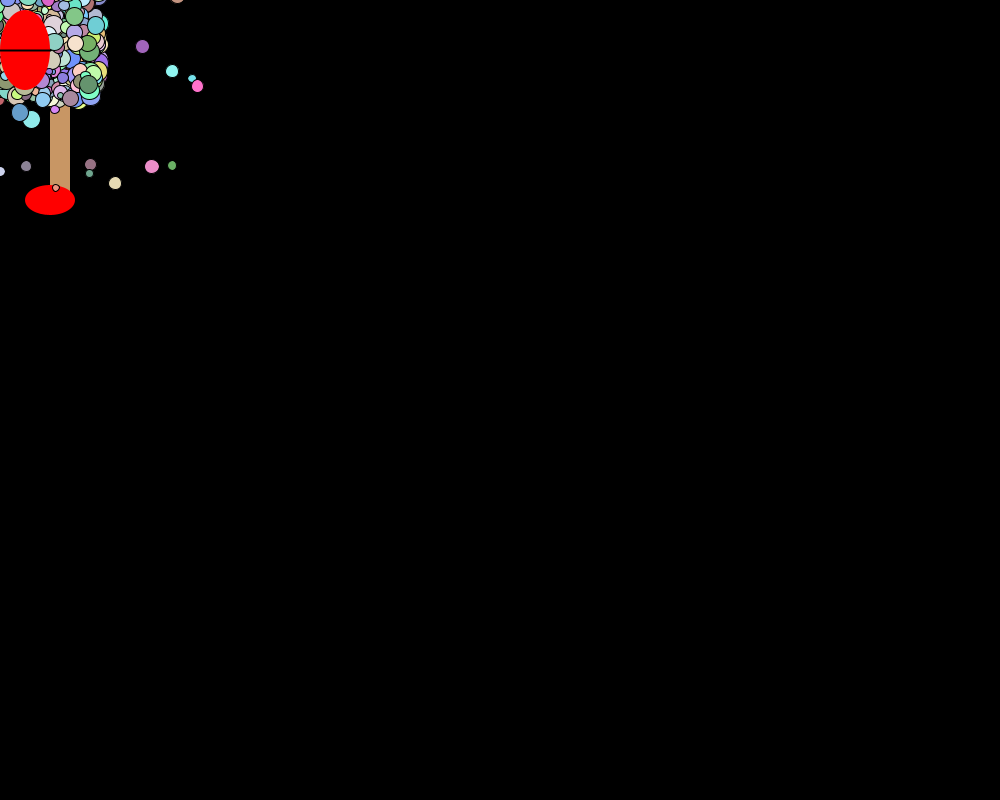
Frame 1 (no input)
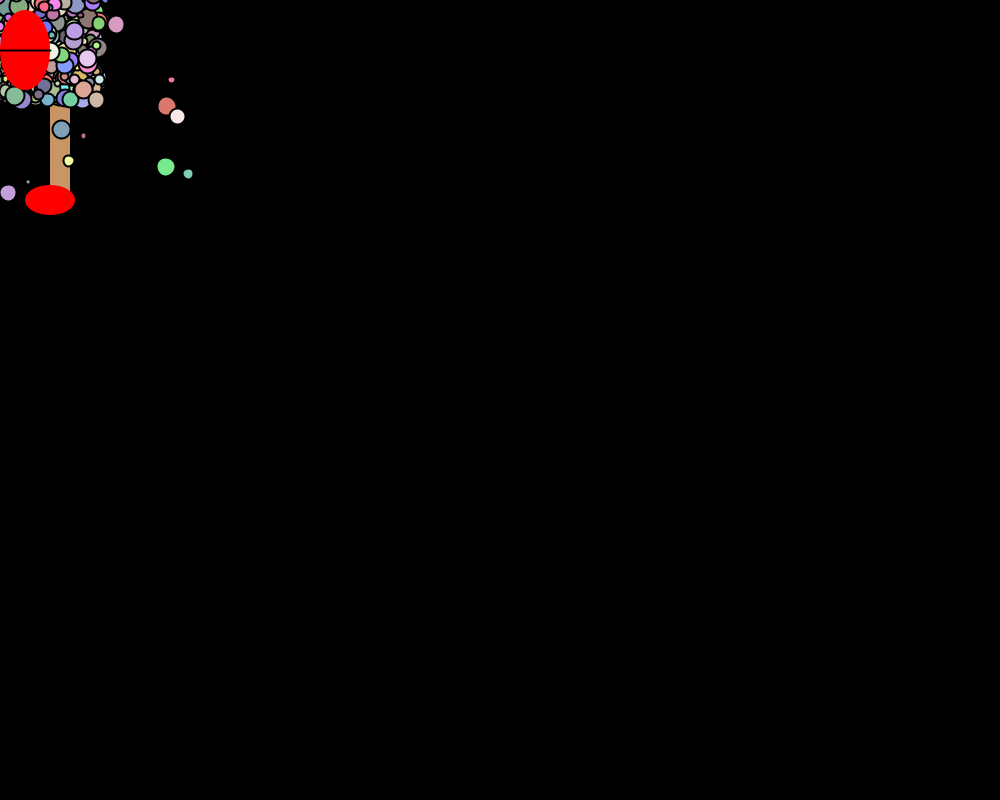
Frame 60 (the mouse pressed at the canvas centre just before this capture)
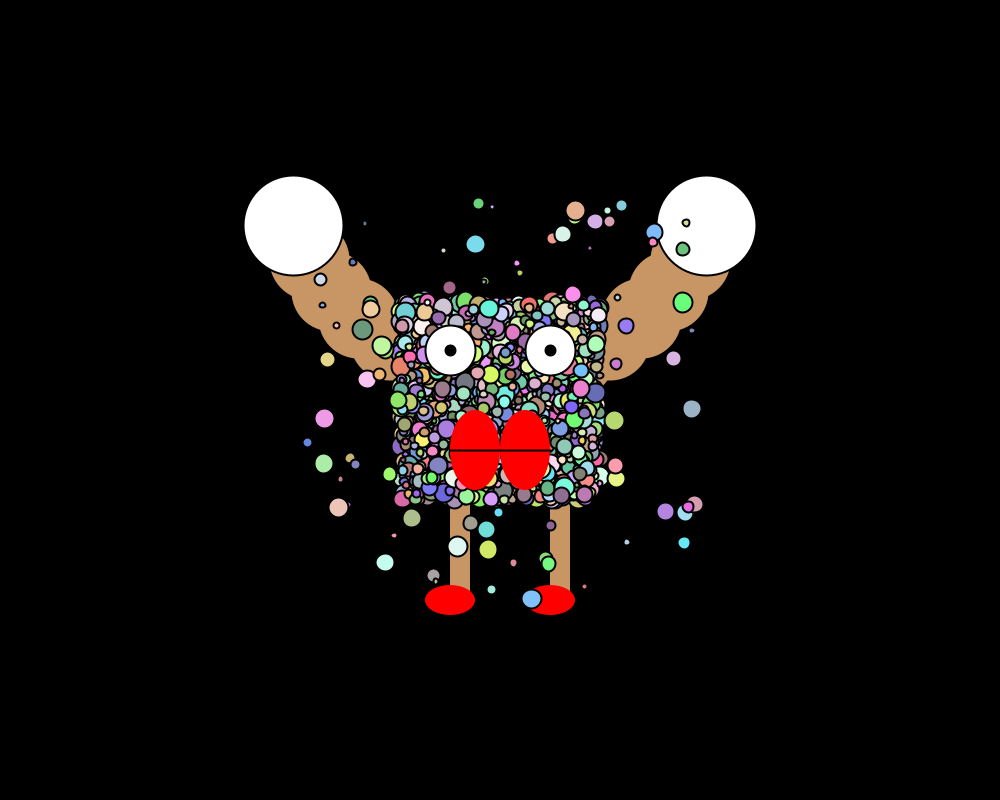
Frame 120 (the mouse held since frame 60 and released just before this capture)

The Processing sketch that drew these frames (run headless with seeded random() and noise(); from frame 60 on, the mouse is pressed at the canvas centre):

// Processing sketch: basic_DrawCharacter
// ── basic_DrawCharacter.pde
// basic_DrawCharacter.pde
// Move the Character
// 2022/04/25
// 1-4-45 Taiyu Honma

void setup()
{
  size(1000, 800);
}

void draw()
{
  background(255, 255, 255);
  drawCharacter(mouseX, mouseY);
}

void drawCharacter(int cx, int cy)
{
  pushMatrix();
  translate(cx-250, cy-250);
  pushMatrix();
  // ---- kokokara --------

  background(0);
  int w = 500;
  int h = 500;
  noStroke();
  fill(200,150,100);
  //range of body
  int range = 100;
  
  //draw leg
  int legHeight = 100;
  rect(w/2+range/2,h/2+range,20,legHeight);
  rect(w/2-range/2,h/2+range,20,legHeight);
  fill(255,0,0);
  ellipse(w/2+range/2,h/2+range+legHeight,50,30);
  ellipse(w/2-range/2,h/2+range+legHeight,50,30);
  fill(200,150,100);
  
  //draw arm
  for(int i=-60;i<=60;i+=10){
    ellipse(sin(radians(i))*220+w/2,cos(radians(i))*220,80,80);
  }
  stroke(0);
  fill(255);
  
  //draw hand
  ellipse(sin(radians(-70))*220+w/2,cos(radians(-70))*220,100,100);
  ellipse(sin(radians(+70))*220+w/2,cos(radians(+70))*220,100,100);
  
  //draw body
  for(int i=0;i< 2000;i++){
    fill(randomColor());
    circle(w/2+random(-range,range),h/2+random(-range,range),random(5,20));
  }
  
  //draw atomosphire
  for(int i=0;i< 100;i++){
    fill(randomColor());
    circle(w/2+random(-200,200),h/2+random(-200,200),random(5,20));
  }
  fill(255);
  
  //draw eyes
  int metome = 100;
  circle(w/2-metome/2,200,50);
  circle(w/2+metome/2,200,50);
  fill(0);
  int eyeY =  200;
  ellipse(w/2-metome/2,eyeY,10,10);
  ellipse(w/2+metome/2,eyeY,10,10);
  fill(255,0,0);
  noStroke();
  
  //draw mouse
  int mouseWidth = 100;
  ellipse(w/2-mouseWidth/4,300,mouseWidth/2,80);
  ellipse(w/2+mouseWidth/4,300,mouseWidth/2,80);
  stroke(0);
  strokeWeight(2);
  line(w/2-mouseWidth/2,300,w/2+mouseWidth/2,300);
  
  // ---- kokomade --------
  popMatrix();
  popMatrix();
}

color randomColor(){
  return color(random(100,255),random(100,255),random(100,255));
}
